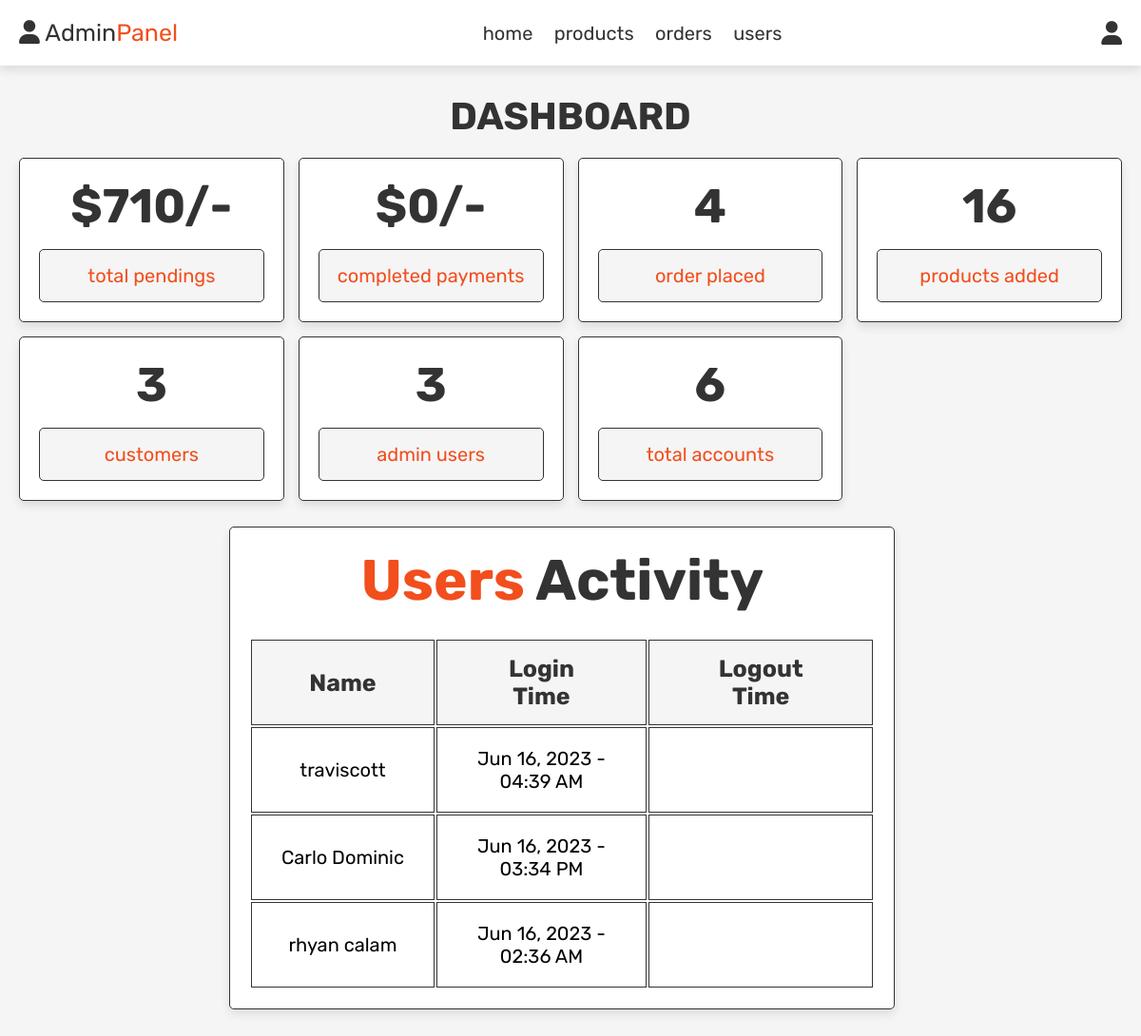
The page /admin_page.php (signed in) on the database its author committed.
### tables this page shows
CREATE TABLE `audittrail` (
  `session_id` int(11) NOT NULL,
  `customer_id` int(11) NOT NULL,
  `login_time` datetime NOT NULL,
  `logout_time` datetime DEFAULT NULL
);

CREATE TABLE `customers` (
  `customer_id` int(11) NOT NULL,
  `customer_name` varchar(255) NOT NULL,
  `email` varchar(255) NOT NULL,
  `shipping_address` varchar(255) NOT NULL,
  `password` varchar(255) NOT NULL,
  `contact_number` varchar(20) DEFAULT NULL
);

### admin_page.php (the view, shortened to what this page needs)
<?php
include 'config.php';
?>
<!DOCTYPE html>
<html lang="en">
<head>
   <link rel="stylesheet" href="https://cdnjs.cloudflare.com/ajax/libs/font-awesome/6.0.0/css/all.min.css">
   <link rel="stylesheet" href="css/admin_style.css">
</head>
<body>
<?php include 'admin_header.php'; ?>
<section class="dashboard">
   <h1 class="title">dashboard</h1>
   <div class="box-container">
      <div class="box">
         <?php
         $total_pendings = 0;
         $select_pending = mysqli_query($conn, "SELECT total_amount FROM orders WHERE status = 'processing' OR status = 'shipped'") or die('query failed');
         if (mysqli_num_rows($select_pending) > 0) {
            while ($fetch_pendings = mysqli_fetch_assoc($select_pending)) {
               $total_amount = $fetch_pendings['total_amount'];
               $total_pendings += $total_amount;
            }
         }
         ?>
         <h3>$<?php echo $total_pendings; ?>/-</h3>
         <p>total pendings</p>
      </div>
      <div class="box">
         <?php
            $total_completed = 0;
         ?>
         <h3>$<?php echo $total_completed; ?>/-</h3>
         <p>completed payments</p>
      </div>
      <div class="box">
         <?php
            $select_orders = mysqli_query($conn, "SELECT * FROM orders") or die('query failed');
            $number_of_orders = mysqli_num_rows($select_orders);
         ?>
         <h3><?php echo $number_of_orders; ?></h3>
         <p>order placed</p>
      </div>
      <div class="box">
         <?php
            $select_products = mysqli_query($conn, "SELECT * FROM products") or die('query failed');
            $number_of_products = mysqli_num_rows($select_products);
         ?>
         <h3><?php echo $number_of_products; ?></h3>
         <p>products added</p>
      </div>
      <div class="box">
         <?php
            $select_users = mysqli_query($conn, "SELECT c.customer_name, a.login_time, a.logout_time FROM `customers` c INNER JOIN `audittrail` a ON c.customer_id = a.customer_id") or die('query failed');
            $number_of_users = mysqli_num_rows($select_users);
         ?>
         <h3><?php echo $number_of_users; ?></h3>
         <p>customers</p>
      </div>
      <div class="box">
         <?php
            $select_admins = mysqli_query($conn, "SELECT * FROM suppliers") or die('query failed');
            $number_of_admins = mysqli_num_rows($select_admins);
         ?>
         <h3><?php echo $number_of_admins; ?></h3>
         <p>admin users</p>
      </div>
      <div class="box">
         <?php
            $select_accounts = mysqli_query($conn, "SELECT customer_id FROM customers UNION SELECT supplier_id FROM suppliers") or die('query failed');
            $number_of_accounts = mysqli_num_rows($select_accounts);
         ?>
         <h3><?php echo $number_of_accounts; ?></h3>
         <p>total accounts</p>
      </div>
      <div class="box1">
      <div class="title-wrapper">
         <h1>Users <span>Activity</span></h1>
      </div>
      <table>
         <thead>
            <tr>
               <th>Name</th>
               <th>Login Time</th>
               <th>Logout Time</th>
            </tr>
         </thead>
         <tbody>
            <?php
               while($row = mysqli_fetch_assoc($select_users)) {
                  $name = $row['customer_name'];
                  $loginTime = $row['login_time'];
                  $logoutTime = $row['logout_time'];
                  echo "<tr>";
                  echo "<td>$name</td>";
                  if($loginTime == '0000-00-00 00:00:00'){
                     echo "<td>&nbsp;</td>";
                  } else {
                     $formattedLoginTime = date('M d, Y - h:i A', strtotime($loginTime));
                     echo "<td>$formattedLoginTime</td>";
                  }
                  if($logoutTime == '0000-00-00 00:00:00'){
                     echo "<td>&nbsp;</td>";
                  } else {
                     $formattedLogoutTime = date('M d, Y - h:i A', strtotime($logoutTime));
                     echo "<td>$formattedLogoutTime</td>";
                  }
                  echo "</tr>";
               }
            ?>
         </tbody>
      </table>
   </div>
   </div>
</section>
</body>
</html>

### css/admin_style.css (style rules this page uses)
:root { --purple:#f24e1e; --red:#c0392b; --orange:#f39c12; --black:#333; --white:#fff; --light-color:#666; --light-white:#ccc; --light-bg:#f5f5f5; --border:.1rem solid var(--black); --box-shadow:0 .5rem 1rem rgba(0,0,0,.1); }
* { font-family: 'Rubik', sans-serif; margin:0; padding:0; box-sizing: border-box; outline: none; border:none; text-decoration: none; transition:all .2s linear; }
html { font-size: 62.5%; overflow-x: hidden; }
body { background-color: var(--light-bg); }
section { padding:3rem 2rem; }
.title { text-align: center; margin-bottom: 2rem; text-transform: uppercase; color:var(--black); font-size: 4rem; }
.dashboard .box-container { display: grid; grid-template-columns: repeat(auto-fit, minmax(25rem, 1fr)); gap:1.5rem; max-width: 1200px; margin:0 auto; align-items: flex-start; }
.dashboard .box-container .box { border-radius: .5rem; padding:2rem; background-color: var(--white); box-shadow: var(--box-shadow); border:var(--border); text-align: center; }
.dashboard .box-container .box h3 { font-size: 5rem; color:var(--black); }
.dashboard .box-container .box p { margin-top: 1.5rem; padding:1.5rem; background-color: var(--light-bg); color:var(--purple); font-size: 2rem; border-radius: .5rem; border:var(--border); }
.dashboard .box-container .box1 { border-radius: .5rem; padding: 2rem; width: 700px; background-color: var(--white); box-shadow: var(--box-shadow); border: var(--border); display: inline-block; margin-left: 25em; align-items: center; justify-content: center; text-align: center; margin-top: 20rem; margin-left: -66rem; }
.dashboard .box-container .box1 .title-wrapper { display: flex; flex-direction: row; align-items: center; justify-content: center; margin-bottom: -3rem; }
.dashboard .box-container .box1 h1 { font-size: 6rem; color: var(--purple); margin-bottom: 5.5rem; }
.dashboard .box-container .box1 h1 span { color: var(--black); }
.dashboard .box-container .box1 table thead tr th { font-size: 25px; color: var(--black); margin: 2rem; text-align: center; padding-top: 10rem; border:var(--border); padding:1.5rem 6rem; background-color: var(--light-bg); }
.dashboard .box-container .box1 tr td { padding: 2rem; font-size: 20px; border:var(--border); }

### rows shown on the page
audittrail: customer.customer_name "traviscott", login_time "Jun 16, 2023 - 04:39 AM"
audittrail: customer.customer_name "Carlo Dominic", login_time "Jun 16, 2023 - 03:34 PM"
audittrail: customer.customer_name "rhyan calam", login_time "Jun 16, 2023 - 02:36 AM"

### other values the page prints
$total_pendings "710"
$total_completed "0"
$number_of_orders "4"
$number_of_products "16"
$number_of_users "3"
$number_of_admins "3"
$number_of_accounts "6"
